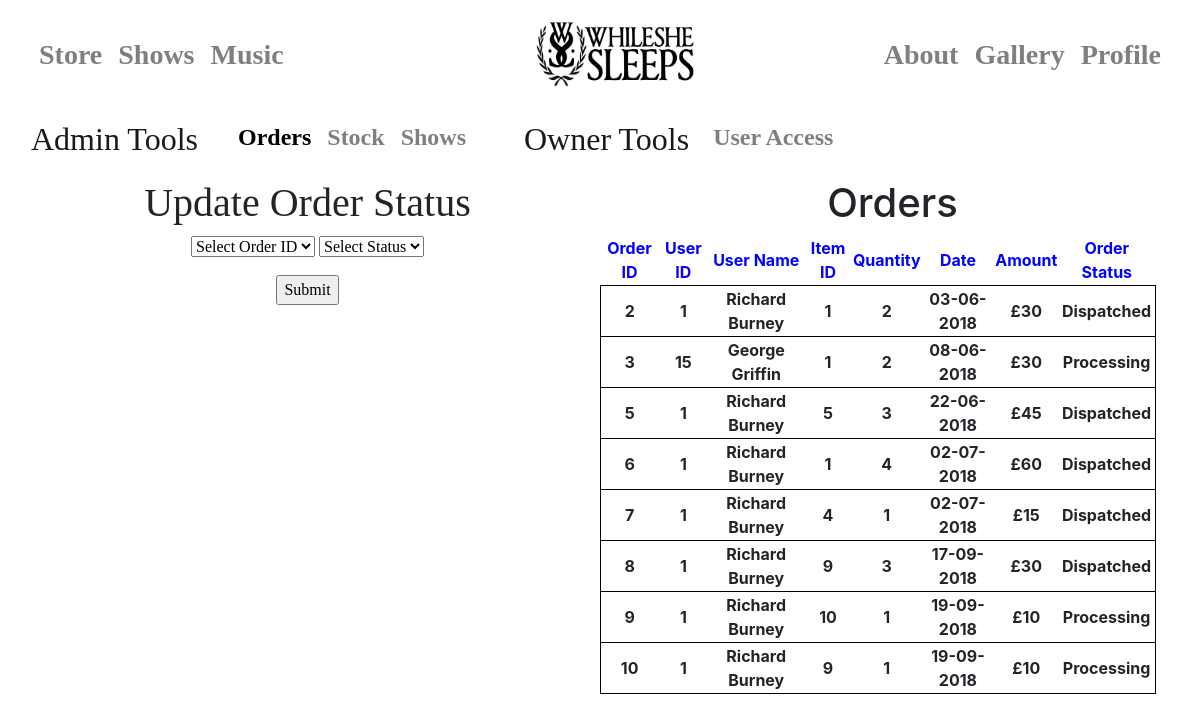
Page /admin/orders (signed in) on the earlier database version.
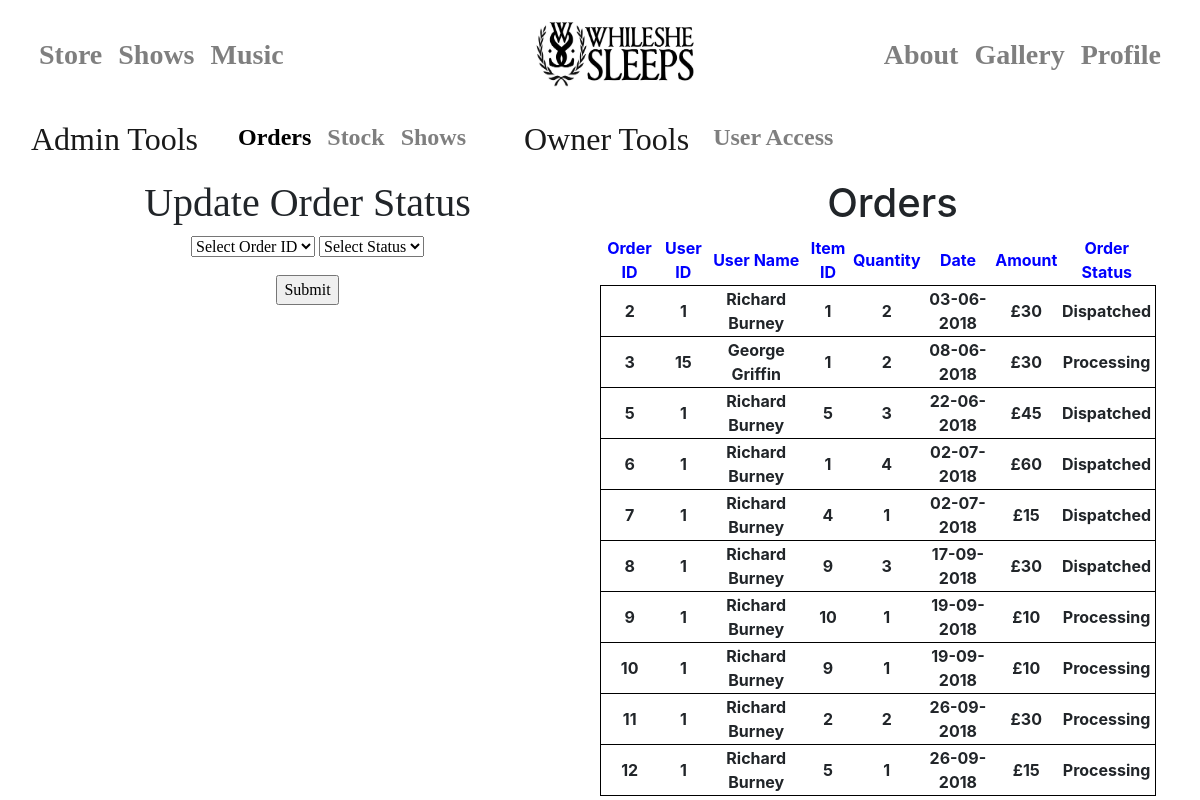
Same page on the later database version.
### app/models.py (models this page shows, shortened)
class User(UserMixin, db.Model):
    id = db.Column(db.Integer, primary_key=True)
    username = db.Column(db.String(64), index=True, unique=True)
    email = db.Column(db.String(120), index=True, unique=True)
    password_hash = db.Column(db.String(128))
    name = db.Column(db.String(40), index=True)
    address1 = db.Column(db.String(40), index=True)
    address2 = db.Column(db.String(40), index=True)
    towncity = db.Column(db.String(40), index=True)
    postcode = db.Column(db.String(40), index=True)
    accesslevel = db.Column(db.Integer, index=True)
    card = db.Column(db.String)

class orders(db.Model):
    order_id = db.Column(db.Integer, primary_key=True)
    userid = db.Column(db.Integer)
    item_id = db.Column(db.Integer)
    item_quant = db.Column(db.Integer)
    order_status = db.Column(db.String(40))
    date = db.Column(db.String)
    price = db.Column(db.Integer)
    card = db.Column(db.String)

### app/routes.py (the view, shortened to what this page needs)
@app.route("/admin/orders", methods=["GET", "POST"])
def order_page():
    if current_user.is_anonymous:
        return redirect(404)
    else:
        for i in User.query.all():
            if i.id == current_user.id:
                if i.accesslevel >= 2:
                    form = update_orders_form()
                    return render_template("user/admin/orders.html", title="Admin-", orders=orders.query.all(), users=User.query.all(), form=form)
                else:
                    return redirect(404)

### app/forms.py
class update_orders_form(FlaskForm):
    the_list = [(None, "Select Order ID")]
    for i in orders.query.all():
        the_list.append((str(i.order_id), str(i.order_id))) #TODO Use this in other places
    select = SelectField(
        choices=the_list
    )
    update = SelectField(
        choices=[(None, "Select Status"), ("Dispatched", "Dispatched"), ("Delivered", "Delivered")]
    )
    submit = SubmitField("Submit")

### app/models.py (called while the page is built)
@login.user_loader
def load_user(the_id):
    return User.query.get(int(the_id))

### app/templates/user/admin/orders.html (shortened to what this page needs)
{% extends "user/admin/admin_layout.html" %}
{% block body %}
<div class="text-center" style="float: left;width: 50%;font-family: Rockwell">
 <h1>Update Order Status</h1>
    <form action="" method="post">
        <p>
            {{ form.select(size=1) }}
            {{ form.update(size=1) }}
        </p>
        <p>{{ form.submit() }}</p>
    </form>
 </div>
<div class="text-center" style="float: left;width: 50%; overflow: paged-y;">
<h1>Orders</h1>
    <table id="tblProduct" width="95%">
    <tr style="color: blue">
        <th>Order ID</th>
        <th>User ID</th>
        <th>User Name</th>
        <th>Item ID</th>
        <th>Quantity</th>
        <th>Date</th>
        <th>Amount</th>
        <th>Order Status</th>
    </tr>
        {% for i in orders %}
            {% for j in users %}
                {% if i.userid == j.id %}
                    {% if i.order_status == "Delivered" %}
                        {% else %}
                            <tr style="border: solid 1px black">
                                <th>{{ i.order_id }}</th>
                                <th>{{ i.userid }}</th>
                                <th>{{ j.name }}</th>
                                <th>{{ i.item_id }}</th>
                                <th>{{ i.item_quant }}</th>
                                <th>{{ i.date }}</th>
                                <th>£{{ i.price }}</th>
                                <th>{{ i.order_status }}</th>
                            </tr>
                        {% endif %}
                {% endif %}
                {% endfor %}
        {% endfor %}
    </table>
</div>
{% endblock %}

### app/templates/user/admin/admin_navbar.html (shortened to what this page needs)
<nav class="navbar navbar-expand-md navbar-light bg-transparent mb-4">
    <a class="navbar-brand" href="/admin" style="font-family: 'Century Gothic'"><h1 style="font-size: 160%">Admin Tools</h1></a>
      <div class="collapse navbar-collapse" id="navbarCollapse">
        <ul class="navbar-nav mr-auto">
            <li class="nav-item">
                <a class="nav-link">    </a>
            </li>
            <li class="nav-item">
                <a id="admin_orders" class="nav-link" href="/admin/orders"><h1 style="font-size:150%;font-family: 'Century Gothic'"><b>Orders</b></h1></a>
          </li>
          <li class="nav-item">
            <a id="admin_stock" class="nav-link" href="/admin/stock"><h1 style="font-size:150%;font-family: 'Century Gothic'"><b>Stock</b></h1></a>
          </li>
            <li class="nav-item">
                <a id="admin_shows" class ="nav-link" href="/admin/shows"><h1 style="font-size:150%;font-family: 'Century Gothic'"><b>Shows</b></h1></a>
            </li>
            {%  for i in users %}
                {% if i.id == current_user.id %}
                    {% if i .accesslevel ==3 %}
                        <li class="navbar-brand"><h1 style="font-size: 160%;font-family: 'Century Gothic';margin-left: 50px">Owner Tools</h1> </li>
                        <li><a id="owner_access" class="nav-link" href="/admin/users"><h1 style="font-size: 150%;font-family: 'Century Gothic'"><b>User Access</b></h1></a> </li>
                    {% endif %}
                {% endif %}
            {% endfor %}
        </ul>
      </div>
    </nav>

Differences in the rows shown:
added orders: order_id "11", userid "1", item_id "2", item_quant "2", date "26-09-2018", price "30", order_status "Processing", User (name "Richard Burney")
added orders: order_id "12", userid "1", item_id "5", item_quant "1", date "26-09-2018", price "15", order_status "Processing", User (name "Richard Burney")
